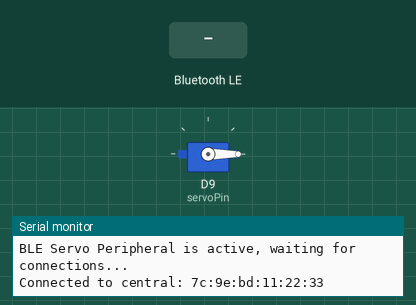
Bench run of a sketch on a simulated Arduino Uno R4 WiFi. Parts: servo, the last lines printed to the serial monitor. The inputs (shaded band) are chosen by the test bench. Nothing arrives over Bluetooth unless stated; a phone connects over Bluetooth LE 3 s after start.

Above: at 3.8 s.
3.9 s: Bluetooth LE write "1" received
At 4.3 s:
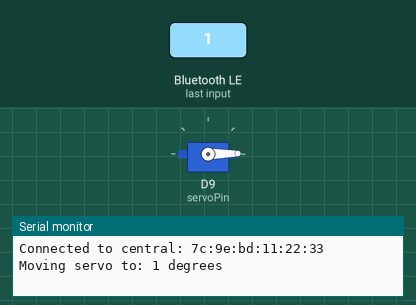
5.4 s: Bluetooth LE write "2" received
At 6.6 s:
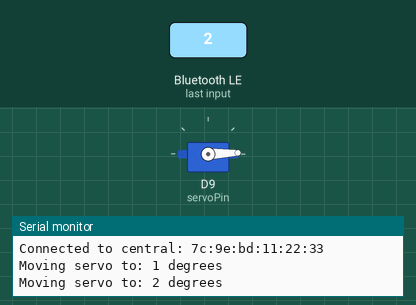
Timing chart, 0 to 8.4 s (numbered marks = the images above; inputs shaded):
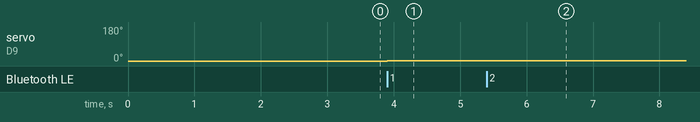

Measured:
- after the input at 3.9 s, servo on D9 (servoPin): 0° → 1° at once
- after the input at 5.4 s, servo on D9 (servoPin): 1° → 2° at once

The sketch:

arduino-r4-ble-control-servo.ino
```cpp
#include <ArduinoBLE.h>
#include <Servo.h>

// define servo

Servo myServo;

const int servoPin = 9;

// define BLE service and characteristic
BLEService servoService("19B10000-E8F2-537E-4F6C-D104768A1214");

// characteristic
// BLEByteCharacteristic servoWriteChar("19B10001-E8F2-537E-4F6C-D104768A1214", BLEWrite);
BLEByteCharacteristic servoWriteChar("19B10001-E8F2-537E-4F6C-D104768A1214", BLEWrite);


void setup() {
 Serial.begin(115200);

 myServo.attach(servoPin);
 myServo.write(0);

 if(!BLE.begin()) {
    Serial.println("Starting BLE failed!");
    while (1);
 }

   // Set local name and advertised service
  BLE.setLocalName("R4_Servo_Controller");
  BLE.setAdvertisedService(servoService);

  // Add the characteristic to the service
  servoService.addCharacteristic(servoWriteChar);

  // Add the service
  BLE.addService(servoService);

  // Set an initial value for the characteristic
  servoWriteChar.writeValue(90);


 // Start advertising
  BLE.advertise();
  Serial.println("BLE Servo Peripheral is active, waiting for connections...");

}

void loop() {
  // put your main code here, to run repeatedly:
  // Listen for BLE central devices (like your phone) to connect
  BLEDevice central = BLE.central();
   if (central) {
    Serial.print("Connected to central: ");
    Serial.println(central.address());

    while (central.connected()) {
      // If the central wrote to the characteristic, update the servo position
      if (servoWriteChar.written()) {
        uint8_t angleValue = servoWriteChar.value();

        // Ensure data is within a valid 0-180 degree window
        if (angleValue >= 0 && angleValue <= 180) {
          Serial.print("Moving servo to: ");
          Serial.print(angleValue);
          Serial.println(" degrees");

          myServo.write(angleValue);
        }
      }
    }

        // When the central disconnects, print a message
    Serial.print("Disconnected from central: ");
    Serial.println(central.address());
  }

}
```
